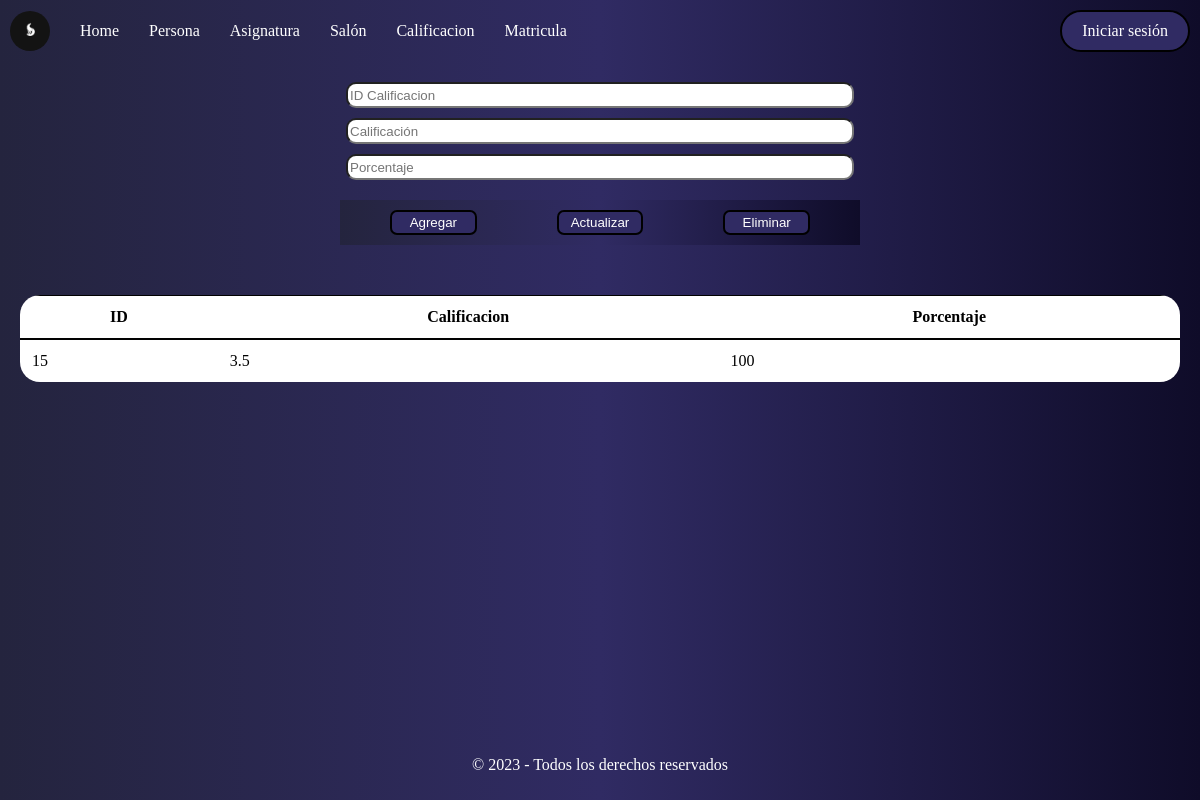
The page /Views/Calificacion.php on the database as committed earlier.
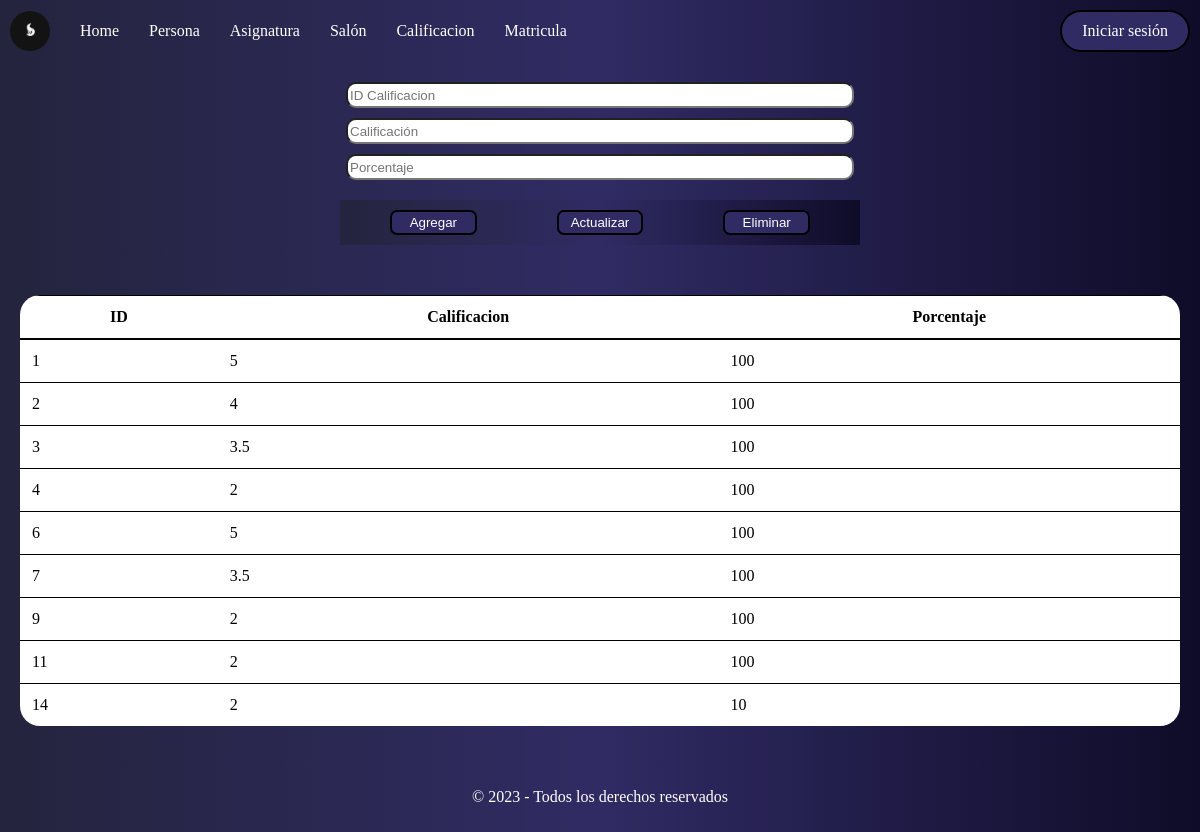
The same page on the database as committed later.
### tables this page shows
CREATE TABLE `calificacion` (
  `cal_id` int(11) NOT NULL,
  `cal_calificacion` double DEFAULT NULL,
  `cal_porcentaje` double DEFAULT NULL,
  `per_id` int(11) DEFAULT NULL,
  `asig_id` int(11) DEFAULT NULL,
  `mat_id` int(11) DEFAULT NULL
);

### Views/Calificacion.php (the view, shortened to what this page needs)
<!DOCTYPE html>
<html lang="es-ES">
<head>
    <link rel="stylesheet" type="text/css" href="../css/DemasEstilos.css">
</head>
<body>
      <nav>
        <div class="profile-pic">
            <img src="../images/Logo.jpg" alt="Foto de perfil">
        </div>
        <ul>
        <li><a href="../index.php">Home</a></li>
          <li><a href="Persona.php">Persona</a></li>
          <li><a href="Asignatura.php">Asignatura</a></li>
          <li><a href="Salon.php">Salón</a></li>
          <li><a href="Calificacion.php">Calificacion</a></li>
          <li><a href="Matricula.php">Matricula</a></li>
        </ul>
        <div class="login-btn">
            <a class="btn-login" href="../Views/login.php">Iniciar sesión</a>
        </div>
     </nav>
    <div class="formulario">
      <form action="../Controller/CalificacionController.php" method="POST">
        <input type="text" name="idcalificacion" placeholder="ID Calificacion">
        <input type="text" name="calificacion" placeholder="Calificación"  require>
        <input type="text" name="porcentaje" placeholder="Porcentaje"require>
        <div class="boton">
          <button class="agregar" name="agregar">Agregar</button>
          <button class="actualizar" name="actualizar">Actualizar</button>
          <button class="eliminar" name="eliminar">Eliminar</button>
        </div>
      </form>
    </div>
    <div class="content">
        <div class="table-container">
            <table class="table">
              <thead>
                <tr>
                  <th>ID</th>
                  <th>Calificacion</th>
                  <th>Porcentaje</th>
                </tr>
              </thead>
              <tbody>
              <?php
                    $servername = "localhost";
                    $username = "root";
                    $password = "";
                    $dbname = "Universidad";
                    $conn = new mysqli($servername, $username, $password, $dbname);
                    $sql = "SELECT * FROM calificacion";
                    $result = $conn->query($sql);
                    if ($result->num_rows > 0) {
                        while ($row = $result->fetch_assoc()) {
                            echo "<tr>";
                            echo "<td>" . $row["cal_id"] . "</td>";
                            echo "<td>" . $row["cal_calificacion"] . "</td>";
                            echo "<td>" . $row["cal_porcentaje"] . "</td>";
                            echo "</tr>";
                        }
                    } else {
                        echo "<tr><td colspan='5'>No hay registros</td></tr>";
                    }
                ?>
              </tbody>
            </table>
          </div>
    </div>
    <footer class="footer">
        <p>&copy; 2023 - Todos los derechos reservados</p>
    </footer>
</body>
</html>

Rows that differ between the two databases and show on the page:
removed calificacion: cal_id "15", cal_calificacion "3.5", cal_porcentaje "100"
added calificacion: cal_id "1", cal_calificacion "5", cal_porcentaje "100"
added calificacion: cal_id "2", cal_calificacion "4", cal_porcentaje "100"
added calificacion: cal_id "3", cal_calificacion "3.5", cal_porcentaje "100"
added calificacion: cal_id "4", cal_calificacion "2", cal_porcentaje "100"
added calificacion: cal_id "6", cal_calificacion "5", cal_porcentaje "100"
added calificacion: cal_id "7", cal_calificacion "3.5", cal_porcentaje "100"
added calificacion: cal_id "9", cal_calificacion "2", cal_porcentaje "100"
added calificacion: cal_id "11", cal_calificacion "2", cal_porcentaje "100"
added calificacion: cal_id "14", cal_calificacion "2", cal_porcentaje "10"
